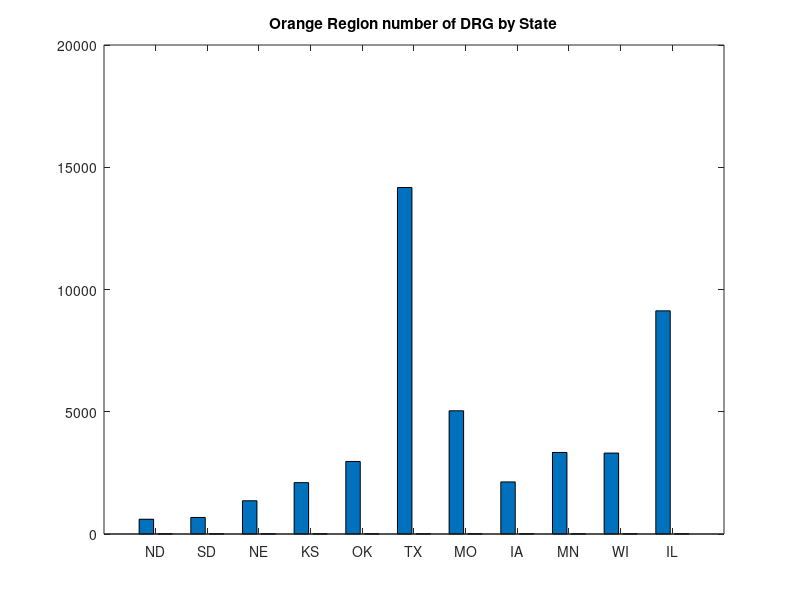

MATLAB code to generate this figure:
clc
load('stateArrayND');
load('stateArraySD');
load('stateArrayNE');
load('stateArrayKS');
load('stateArrayOK');
load('stateArrayTX');
load('stateArrayMO');
load('stateArrayIA');
load('stateArrayMN');
load('stateArrayWI');
load('stateArrayIL');


OrangeNames = {'ND';'SD';'NE';'KS';'OK';'TX';'MO';'IA';'MN';'WI';'IL'}
OrangeData = [size(stateArrayND); size(stateArraySD); size(stateArrayNE); size(stateArrayKS); size(stateArrayOK); size(stateArrayTX); size(stateArrayMO); 
                size(stateArrayIA); size(stateArrayMN); size(stateArrayWI); size(stateArrayIL); ] 
bar(OrangeData)
set(gca,'xticklabel',OrangeNames)
title('Orange Region number of DRG by State')